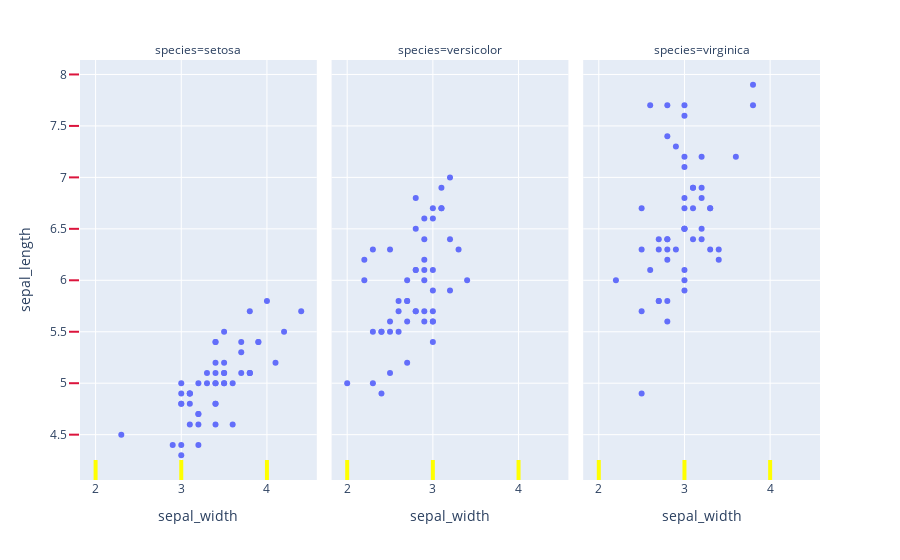

Source (notebook cell):
### Code cell
df = px.data.iris() # sadece cagıracağın dosyanınn adını yazmöan yeterli.

fig = px.scatter(df, x="sepal_width", y="sepal_length", facet_col="species") #facet_col; unıque değerler kadar sonuç döndurur. 
fig.update_xaxes(ticks="inside", tickwidth=4, tickcolor='yellow', ticklen=20)
fig.update_yaxes(ticks="outside", tickwidth=2, tickcolor='crimson', ticklen=10, col=1) 

fig.show()

### Figure 1 — Plotly figure (JSON) as saved in the notebook; plotly's stock layout.template omitted (floating-point values rounded to 4 significant figures)
{"data": [{"hovertemplate": "species=setosa<br>sepal_width=%{x}<br>sepal_length=%{y}<extra></extra>", "legendgroup": "", "marker": {"color": "#636efa", "symbol": "circle"}, "mode": "markers", "name": "", "orientation": "v", "showlegend": false, "type": "scatter", "x": [3.5, 3, 3.2, 3.1, 3.6, 3.9, 3.4, 3.4, 2.9, 3.1, 3.7, 3.4, 3, 3, 4, 4.4, 3.9, 3.5, 3.8, 3.8, 3.4, 3.7, 3.6, 3.3, 3.4, 3, 3.4, 3.5, 3.4, 3.2, 3.1, 3.4, 4.1, 4.2, 3.1, 3.2, 3.5, 3.1, 3, 3.4, 3.5, 2.3, 3.2, 3.5, 3.8, 3, 3.8, 3.2, 3.7, 3.3], "xaxis": "x", "y": [5.1, 4.9, 4.7, 4.6, 5, 5.4, 4.6, 5, 4.4, 4.9, 5.4, 4.8, 4.8, 4.3, 5.8, 5.7, 5.4, 5.1, 5.7, 5.1, 5.4, 5.1, 4.6, 5.1, 4.8, 5, 5, 5.2, 5.2, 4.7, 4.8, 5.4, 5.2, 5.5, 4.9, 5, 5.5, 4.9, 4.4, 5.1, 5, 4.5, 4.4, 5, 5.1, 4.8, 5.1, 4.6, 5.3, 5], "yaxis": "y"}, {"hovertemplate": "species=versicolor<br>sepal_width=%{x}<br>sepal_length=%{y}<extra></extra>", "legendgroup": "", "marker": {"color": "#636efa", "symbol": "circle"}, "mode": "markers", "name": "", "orientation": "v", "showlegend": false, "type": "scatter", "x": [3.2, 3.2, 3.1, 2.3, 2.8, 2.8, 3.3, 2.4, 2.9, 2.7, 2, 3, 2.2, 2.9, 2.9, 3.1, 3, 2.7, 2.2, 2.5, 3.2, 2.8, 2.5, 2.8, 2.9, 3, 2.8, 3, 2.9, 2.6, 2.4, 2.4, 2.7, 2.7, 3, 3.4, 3.1, 2.3, 3, 2.5, 2.6, 3, 2.6, 2.3, 2.7, 3, 2.9, 2.9, 2.5, 2.8], "xaxis": "x2", "y": [7, 6.4, 6.9, 5.5, 6.5, 5.7, 6.3, 4.9, 6.6, 5.2, 5, 5.9, 6, 6.1, 5.6, 6.7, 5.6, 5.8, 6.2, 5.6, 5.9, 6.1, 6.3, 6.1, 6.4, 6.6, 6.8, 6.7, 6, 5.7, 5.5, 5.5, 5.8, 6, 5.4, 6, 6.7, 6.3, 5.6, 5.5, 5.5, 6.1, 5.8, 5, 5.6, 5.7, 5.7, 6.2, 5.1, 5.7], "yaxis": "y2"}, {"hovertemplate": "species=virginica<br>sepal_width=%{x}<br>sepal_length=%{y}<extra></extra>", "legendgroup": "", "marker": {"color": "#636efa", "symbol": "circle"}, "mode": "markers", "name": "", "orientation": "v", "showlegend": false, "type": "scatter", "x": [3.3, 2.7, 3, 2.9, 3, 3, 2.5, 2.9, 2.5, 3.6, 3.2, 2.7, 3, 2.5, 2.8, 3.2, 3, 3.8, 2.6, 2.2, 3.2, 2.8, 2.8, 2.7, 3.3, 3.2, 2.8, 3, 2.8, 3, 2.8, 3.8, 2.8, 2.8, 2.6, 3, 3.4, 3.1, 3, 3.1, 3.1, 3.1, 2.7, 3.2, 3.3, 3, 2.5, 3, 3.4, 3], "xaxis": "x3", "y": [6.3, 5.8, 7.1, 6.3, 6.5, 7.6, 4.9, 7.3, 6.7, 7.2, 6.5, 6.4, 6.8, 5.7, 5.8, 6.4, 6.5, 7.7, 7.7, 6, 6.9, 5.6, 7.7, 6.3, 6.7, 7.2, 6.2, 6.1, 6.4, 7.2, 7.4, 7.9, 6.4, 6.3, 6.1, 7.7, 6.3, 6.4, 6, 6.9, 6.7, 6.9, 5.8, 6.8, 6.7, 6.7, 6.3, 6.5, 6.2, 5.9], "yaxis": "y3"}], "layout": {"annotations": [{"font": {}, "showarrow": false, "text": "species=setosa", "x": 0.16, "xanchor": "center", "xref": "paper", "y": 1, "yanchor": "bottom", "yref": "paper"}, {"font": {}, "showarrow": false, "text": "species=versicolor", "x": 0.5, "xanchor": "center", "xref": "paper", "y": 1, "yanchor": "bottom", "yref": "paper"}, {"font": {}, "showarrow": false, "text": "species=virginica", "x": 0.84, "xanchor": "center", "xref": "paper", "y": 1, "yanchor": "bottom", "yref": "paper"}], "legend": {"tracegroupgap": 0}, "margin": {"t": 60}, "xaxis": {"anchor": "y", "domain": [0, 0.32], "tickcolor": "yellow", "ticklen": 20, "ticks": "inside", "tickwidth": 4, "title": {"text": "sepal_width"}}, "xaxis2": {"anchor": "y2", "domain": [0.34, 0.66], "matches": "x", "tickcolor": "yellow", "ticklen": 20, "ticks": "inside", "tickwidth": 4, "title": {"text": "sepal_width"}}, "xaxis3": {"anchor": "y3", "domain": [0.68, 1.0], "matches": "x", "tickcolor": "yellow", "ticklen": 20, "ticks": "inside", "tickwidth": 4, "title": {"text": "sepal_width"}}, "yaxis": {"anchor": "x", "domain": [0, 1], "tickcolor": "crimson", "ticklen": 10, "ticks": "outside", "tickwidth": 2, "title": {"text": "sepal_length"}}, "yaxis2": {"anchor": "x2", "domain": [0, 1], "matches": "y", "showticklabels": false}, "yaxis3": {"anchor": "x3", "domain": [0, 1], "matches": "y", "showticklabels": false}}}
